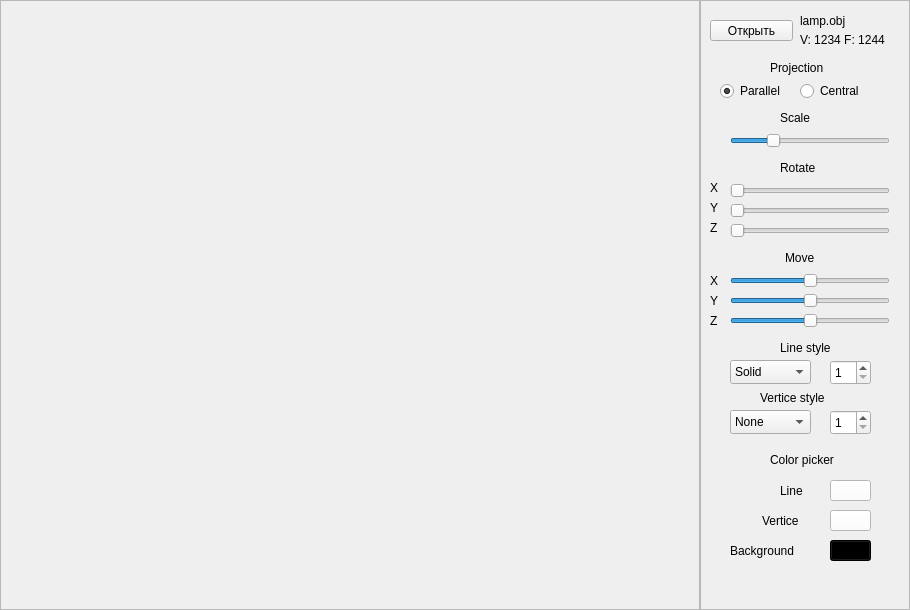
<?xml version="1.0" encoding="UTF-8"?>
<ui version="4.0">
 <class>MainWindow</class>
 <widget class="QMainWindow" name="MainWindow">
  <property name="geometry">
   <rect>
    <x>0</x>
    <y>0</y>
    <width>910</width>
    <height>610</height>
   </rect>
  </property>
  <property name="windowTitle">
   <string>MainWindow</string>
  </property>
  <widget class="QWidget" name="centralwidget">
   <widget class="QFrame" name="opengl_frame">
    <property name="geometry">
     <rect>
      <x>0</x>
      <y>0</y>
      <width>700</width>
      <height>610</height>
     </rect>
    </property>
    <property name="frameShape">
     <enum>QFrame::StyledPanel</enum>
    </property>
    <property name="frameShadow">
     <enum>QFrame::Raised</enum>
    </property>
   </widget>
   <widget class="QFrame" name="control_frame">
    <property name="geometry">
     <rect>
      <x>700</x>
      <y>0</y>
      <width>210</width>
      <height>610</height>
     </rect>
    </property>
    <property name="minimumSize">
     <size>
      <width>210</width>
      <height>0</height>
     </size>
    </property>
    <property name="frameShape">
     <enum>QFrame::StyledPanel</enum>
    </property>
    <property name="frameShadow">
     <enum>QFrame::Raised</enum>
    </property>
    <widget class="QLabel" name="move_y_label">
     <property name="geometry">
      <rect>
       <x>10</x>
       <y>293</y>
       <width>16</width>
       <height>16</height>
      </rect>
     </property>
     <property name="text">
      <string>Y</string>
     </property>
    </widget>
    <widget class="QSlider" name="scale_slider">
     <property name="geometry">
      <rect>
       <x>30</x>
       <y>130</y>
       <width>160</width>
       <height>21</height>
      </rect>
     </property>
     <property name="minimum">
      <number>-99</number>
     </property>
     <property name="maximum">
      <number>299</number>
     </property>
     <property name="sliderPosition">
      <number>1</number>
     </property>
     <property name="orientation">
      <enum>Qt::Horizontal</enum>
     </property>
    </widget>
    <widget class="QLabel" name="move_z_label">
     <property name="geometry">
      <rect>
       <x>10</x>
       <y>313</y>
       <width>16</width>
       <height>16</height>
      </rect>
     </property>
     <property name="text">
      <string>Z</string>
     </property>
    </widget>
    <widget class="QPushButton" name="open_button">
     <property name="geometry">
      <rect>
       <x>10</x>
       <y>20</y>
       <width>83</width>
       <height>21</height>
      </rect>
     </property>
     <property name="text">
      <string>Открыть</string>
     </property>
    </widget>
    <widget class="QLabel" name="rotation_x_label">
     <property name="geometry">
      <rect>
       <x>10</x>
       <y>180</y>
       <width>21</width>
       <height>16</height>
      </rect>
     </property>
     <property name="text">
      <string>X</string>
     </property>
    </widget>
    <widget class="QLabel" name="projection_label">
     <property name="geometry">
      <rect>
       <x>70</x>
       <y>60</y>
       <width>81</width>
       <height>16</height>
      </rect>
     </property>
     <property name="text">
      <string>Projection</string>
     </property>
    </widget>
    <widget class="QLabel" name="rotation_z_label">
     <property name="geometry">
      <rect>
       <x>10</x>
       <y>220</y>
       <width>16</width>
       <height>16</height>
      </rect>
     </property>
     <property name="text">
      <string>Z</string>
     </property>
    </widget>
    <widget class="QSlider" name="move_z_slider">
     <property name="geometry">
      <rect>
       <x>30</x>
       <y>310</y>
       <width>160</width>
       <height>21</height>
      </rect>
     </property>
     <property name="minimum">
      <number>-100</number>
     </property>
     <property name="maximum">
      <number>100</number>
     </property>
     <property name="orientation">
      <enum>Qt::Horizontal</enum>
     </property>
    </widget>
    <widget class="QSlider" name="rotation_z_slider">
     <property name="geometry">
      <rect>
       <x>30</x>
       <y>220</y>
       <width>160</width>
       <height>21</height>
      </rect>
     </property>
     <property name="minimum">
      <number>0</number>
     </property>
     <property name="maximum">
      <number>360</number>
     </property>
     <property name="orientation">
      <enum>Qt::Horizontal</enum>
     </property>
    </widget>
    <widget class="QSlider" name="rotation_x_slider">
     <property name="geometry">
      <rect>
       <x>30</x>
       <y>180</y>
       <width>160</width>
       <height>21</height>
      </rect>
     </property>
     <property name="minimum">
      <number>0</number>
     </property>
     <property name="maximum">
      <number>360</number>
     </property>
     <property name="orientation">
      <enum>Qt::Horizontal</enum>
     </property>
    </widget>
    <widget class="QRadioButton" name="central_rbutton">
     <property name="geometry">
      <rect>
       <x>100</x>
       <y>80</y>
       <width>71</width>
       <height>22</height>
      </rect>
     </property>
     <property name="text">
      <string>Central</string>
     </property>
    </widget>
    <widget class="QSlider" name="move_y_slider">
     <property name="geometry">
      <rect>
       <x>30</x>
       <y>290</y>
       <width>160</width>
       <height>21</height>
      </rect>
     </property>
     <property name="minimum">
      <number>-100</number>
     </property>
     <property name="maximum">
      <number>100</number>
     </property>
     <property name="orientation">
      <enum>Qt::Horizontal</enum>
     </property>
    </widget>
    <widget class="QLabel" name="scale_label">
     <property name="geometry">
      <rect>
       <x>80</x>
       <y>110</y>
       <width>41</width>
       <height>16</height>
      </rect>
     </property>
     <property name="text">
      <string>Scale</string>
     </property>
    </widget>
    <widget class="QLabel" name="move_label">
     <property name="geometry">
      <rect>
       <x>85</x>
       <y>250</y>
       <width>41</width>
       <height>16</height>
      </rect>
     </property>
     <property name="text">
      <string>Move</string>
     </property>
    </widget>
    <widget class="QSlider" name="move_x_slider">
     <property name="geometry">
      <rect>
       <x>30</x>
       <y>270</y>
       <width>160</width>
       <height>21</height>
      </rect>
     </property>
     <property name="minimum">
      <number>-100</number>
     </property>
     <property name="maximum">
      <number>100</number>
     </property>
     <property name="orientation">
      <enum>Qt::Horizontal</enum>
     </property>
    </widget>
    <widget class="QLabel" name="rotation_y_label">
     <property name="geometry">
      <rect>
       <x>10</x>
       <y>200</y>
       <width>16</width>
       <height>16</height>
      </rect>
     </property>
     <property name="text">
      <string>Y</string>
     </property>
    </widget>
    <widget class="QSlider" name="rotation_y_slider">
     <property name="geometry">
      <rect>
       <x>30</x>
       <y>200</y>
       <width>160</width>
       <height>21</height>
      </rect>
     </property>
     <property name="minimum">
      <number>0</number>
     </property>
     <property name="maximum">
      <number>360</number>
     </property>
     <property name="orientation">
      <enum>Qt::Horizontal</enum>
     </property>
    </widget>
    <widget class="QRadioButton" name="parallel_rbutton">
     <property name="geometry">
      <rect>
       <x>20</x>
       <y>80</y>
       <width>71</width>
       <height>22</height>
      </rect>
     </property>
     <property name="text">
      <string>Parallel</string>
     </property>
     <property name="checked">
      <bool>true</bool>
     </property>
    </widget>
    <widget class="QLabel" name="move_x_label">
     <property name="geometry">
      <rect>
       <x>10</x>
       <y>273</y>
       <width>21</width>
       <height>16</height>
      </rect>
     </property>
     <property name="text">
      <string>X</string>
     </property>
    </widget>
    <widget class="QLabel" name="rotation_label">
     <property name="geometry">
      <rect>
       <x>80</x>
       <y>160</y>
       <width>62</width>
       <height>16</height>
      </rect>
     </property>
     <property name="text">
      <string>Rotate</string>
     </property>
    </widget>
    <widget class="QComboBox" name="line_style_combobox">
     <property name="geometry">
      <rect>
       <x>30</x>
       <y>360</y>
       <width>81</width>
       <height>24</height>
      </rect>
     </property>
     <item>
      <property name="text">
       <string>Solid</string>
      </property>
     </item>
     <item>
      <property name="text">
       <string>Dashed</string>
      </property>
     </item>
     <item>
      <property name="text">
       <string>Dotted</string>
      </property>
     </item>
    </widget>
    <widget class="QLabel" name="line_style_label">
     <property name="geometry">
      <rect>
       <x>80</x>
       <y>340</y>
       <width>62</width>
       <height>16</height>
      </rect>
     </property>
     <property name="text">
      <string>Line style</string>
     </property>
    </widget>
    <widget class="QLabel" name="vert_style_label">
     <property name="geometry">
      <rect>
       <x>60</x>
       <y>390</y>
       <width>81</width>
       <height>16</height>
      </rect>
     </property>
     <property name="text">
      <string>Vertice style</string>
     </property>
    </widget>
    <widget class="QComboBox" name="comboBox">
     <property name="geometry">
      <rect>
       <x>30</x>
       <y>410</y>
       <width>81</width>
       <height>24</height>
      </rect>
     </property>
     <item>
      <property name="text">
       <string>None</string>
      </property>
     </item>
     <item>
      <property name="text">
       <string>Circle</string>
      </property>
     </item>
     <item>
      <property name="text">
       <string>Square</string>
      </property>
     </item>
    </widget>
    <widget class="QSpinBox" name="spinBox">
     <property name="geometry">
      <rect>
       <x>130</x>
       <y>360</y>
       <width>41</width>
       <height>25</height>
      </rect>
     </property>
     <property name="minimum">
      <number>1</number>
     </property>
     <property name="maximum">
      <number>5</number>
     </property>
    </widget>
    <widget class="QSpinBox" name="spinBox_2">
     <property name="geometry">
      <rect>
       <x>130</x>
       <y>410</y>
       <width>41</width>
       <height>25</height>
      </rect>
     </property>
     <property name="minimum">
      <number>1</number>
     </property>
     <property name="maximum">
      <number>5</number>
     </property>
    </widget>
    <widget class="QLabel" name="label">
     <property name="geometry">
      <rect>
       <x>70</x>
       <y>450</y>
       <width>81</width>
       <height>20</height>
      </rect>
     </property>
     <property name="text">
      <string>Color picker</string>
     </property>
    </widget>
    <widget class="QPushButton" name="bg_color_picker">
     <property name="geometry">
      <rect>
       <x>130</x>
       <y>540</y>
       <width>41</width>
       <height>21</height>
      </rect>
     </property>
     <property name="styleSheet">
      <string notr="true">background-color: rgb(0, 0, 0);</string>
     </property>
     <property name="text">
      <string/>
     </property>
    </widget>
    <widget class="QLabel" name="label_2">
     <property name="geometry">
      <rect>
       <x>30</x>
       <y>540</y>
       <width>81</width>
       <height>21</height>
      </rect>
     </property>
     <property name="text">
      <string>Background</string>
     </property>
    </widget>
    <widget class="QLabel" name="label_3">
     <property name="geometry">
      <rect>
       <x>80</x>
       <y>480</y>
       <width>31</width>
       <height>21</height>
      </rect>
     </property>
     <property name="text">
      <string>Line</string>
     </property>
    </widget>
    <widget class="QPushButton" name="bg_color_picker_2">
     <property name="geometry">
      <rect>
       <x>130</x>
       <y>480</y>
       <width>41</width>
       <height>21</height>
      </rect>
     </property>
     <property name="styleSheet">
      <string notr="true">background-color: rgb(255, 255, 255);</string>
     </property>
     <property name="text">
      <string/>
     </property>
    </widget>
    <widget class="QLabel" name="label_4">
     <property name="geometry">
      <rect>
       <x>62</x>
       <y>510</y>
       <width>51</width>
       <height>21</height>
      </rect>
     </property>
     <property name="text">
      <string>Vertice</string>
     </property>
    </widget>
    <widget class="QPushButton" name="bg_color_picker_3">
     <property name="geometry">
      <rect>
       <x>130</x>
       <y>510</y>
       <width>41</width>
       <height>21</height>
      </rect>
     </property>
     <property name="styleSheet">
      <string notr="true">background-color: rgb(255, 255, 255);</string>
     </property>
     <property name="text">
      <string/>
     </property>
    </widget>
    <widget class="QLabel" name="filename_label">
     <property name="geometry">
      <rect>
       <x>100</x>
       <y>10</y>
       <width>91</width>
       <height>21</height>
      </rect>
     </property>
     <property name="text">
      <string>lamp.obj</string>
     </property>
    </widget>
    <widget class="QLabel" name="info_label">
     <property name="geometry">
      <rect>
       <x>100</x>
       <y>30</y>
       <width>101</width>
       <height>20</height>
      </rect>
     </property>
     <property name="text">
      <string>V: 1234 F: 1244</string>
     </property>
    </widget>
   </widget>
  </widget>
 </widget>
 <resources/>
 <connections/>
</ui>
